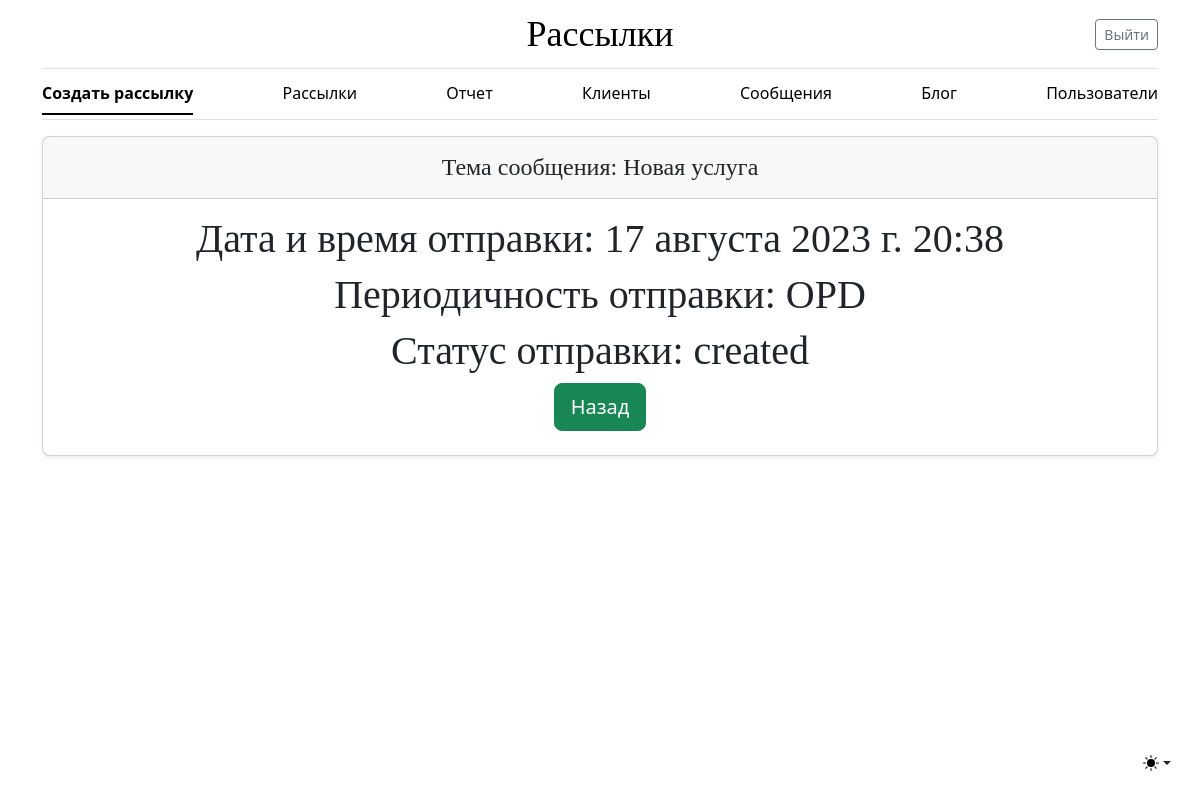
The page /setting/9 (signed in) on the database its author committed.
### mailing/models.py (models this page shows)
class Setting(models.Model):
    FREQUENCY = [
        (None, 'Не указано'),
        ('OPD', 'Раз в день'),
        ('OPW', 'Раз в неделю'),
        ('OPM', 'Раз в месяц')
    ]
    STATUS = [
        (None, 'Не указано'),
        ('created', 'Создана'),
        ('active', 'Запущена'),
        ('closed', 'Завершена')
    ]
    client = models.ManyToManyField('Client', verbose_name="Клиент")
    message = models.ForeignKey('Message', on_delete=models.CASCADE, verbose_name='Сообщение')
    mailing_time = models.DateTimeField(default=timezone.now, verbose_name='Время отправки')
    frequency_mailing = models.CharField(max_length=3, choices=FREQUENCY,
                                         verbose_name='Переодичность отправки')
    mailing_status = models.CharField(max_length=7, choices=STATUS,
                                      verbose_name='Статус отправки')
    owner = models.ForeignKey(settings.AUTH_USER_MODEL, on_delete=models.SET_NULL, **NULLABLE,
                              verbose_name='Владелец')
    class Meta:
        verbose_name = 'Настройки публикации'
        verbose_name_plural = 'Настройки публикаций'
        ordering = ('pk',)
        permissions = [
            (
                'block_status', 'Block or unblock status'
            )
        ]

class Message(models.Model):
    subject_message = models.CharField(max_length=255, **NULLABLE,
                                       verbose_name='Тема сообщения')
    message = models.TextField(**NULLABLE, verbose_name='Сообщение')
    owner = models.ForeignKey(settings.AUTH_USER_MODEL, on_delete=models.SET_NULL, **NULLABLE,
                              verbose_name='Владелец')
    def __str__(self):
        return f'{self.subject_message}'
    class Meta:
        verbose_name = 'Сообщение'
        verbose_name_plural = 'Сообщения'

### mailing/views.py (the view)
# urls.py: path('setting/<int:pk>', SettingDetailView.as_view(), name='setting_detail'),
class SettingDetailView(LoginRequiredMixin, DetailView):
    model = Setting
    template_name = 'mailing/setting_detail.html'

### mailing/templates/mailing/setting_detail.html (shortened to what this page needs)
{% extends 'mailing/base.html' %}
{% block content %}
<div class="container">
  <div class="row justify-content-md-center">
    <div class="col-12 text-center ">
        <div class="card mb-8 rounded-3 shadow-sm">
          <div class="card-header py-3 text-center">
            <h4 class="my-0 fw-normal"> Тема сообщения: {{ object.message }}</h4>
          </div>
          <div class="card-body text-center">
            <h1 class="card-title pricing-card-title">Дата и время отправки: {{object.mailing_time}}</h1>
            <h1 class="card-title pricing-card-title">Периодичность отправки: {{object.frequency_mailing}}</h1>
            <h1 class="card-title pricing-card-title">Статус отправки: {{object.mailing_status}}</h1>
              <a class="btn btn-success btn-lg" href="{% url 'mailing:setting_list' %}" role="button">Назад</a>
          </div>
        </div>
    </div>
  </div>
</div>
{% endblock %}

### static/css/blog.css (style rules this page uses)
h1, h2, h3, h4, h5, h6 { font-family: "Playfair Display", Georgia, "Times New Roman", serif; }

### rows shown on the page
Setting: message "Новая услуга", mailing_time "17 августа 2023 г. 20:38", frequency_mailing "OPD", mailing_status "created"
